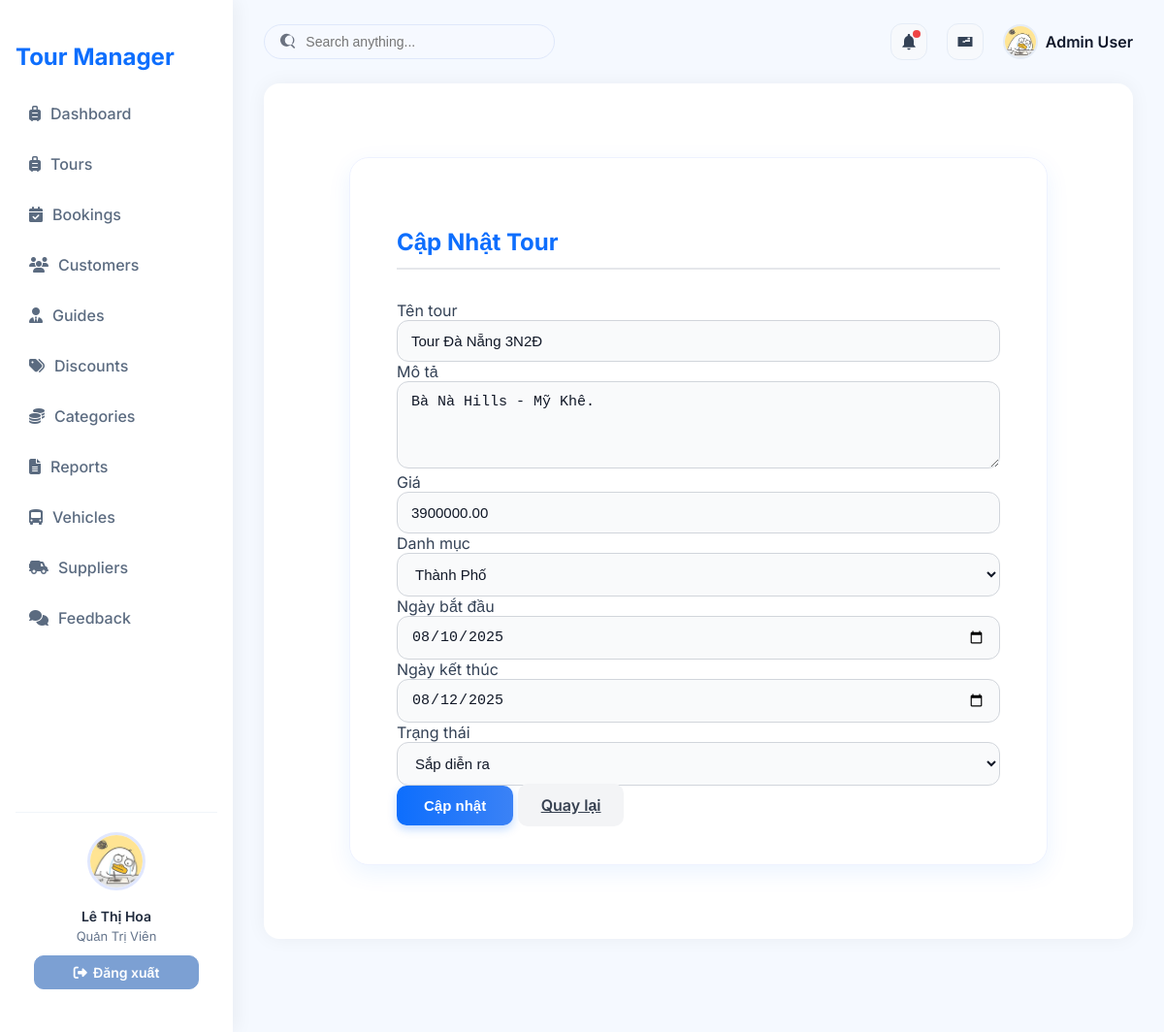
The app's page /?action=admin-updateTours&id=10 (signed in), older data.
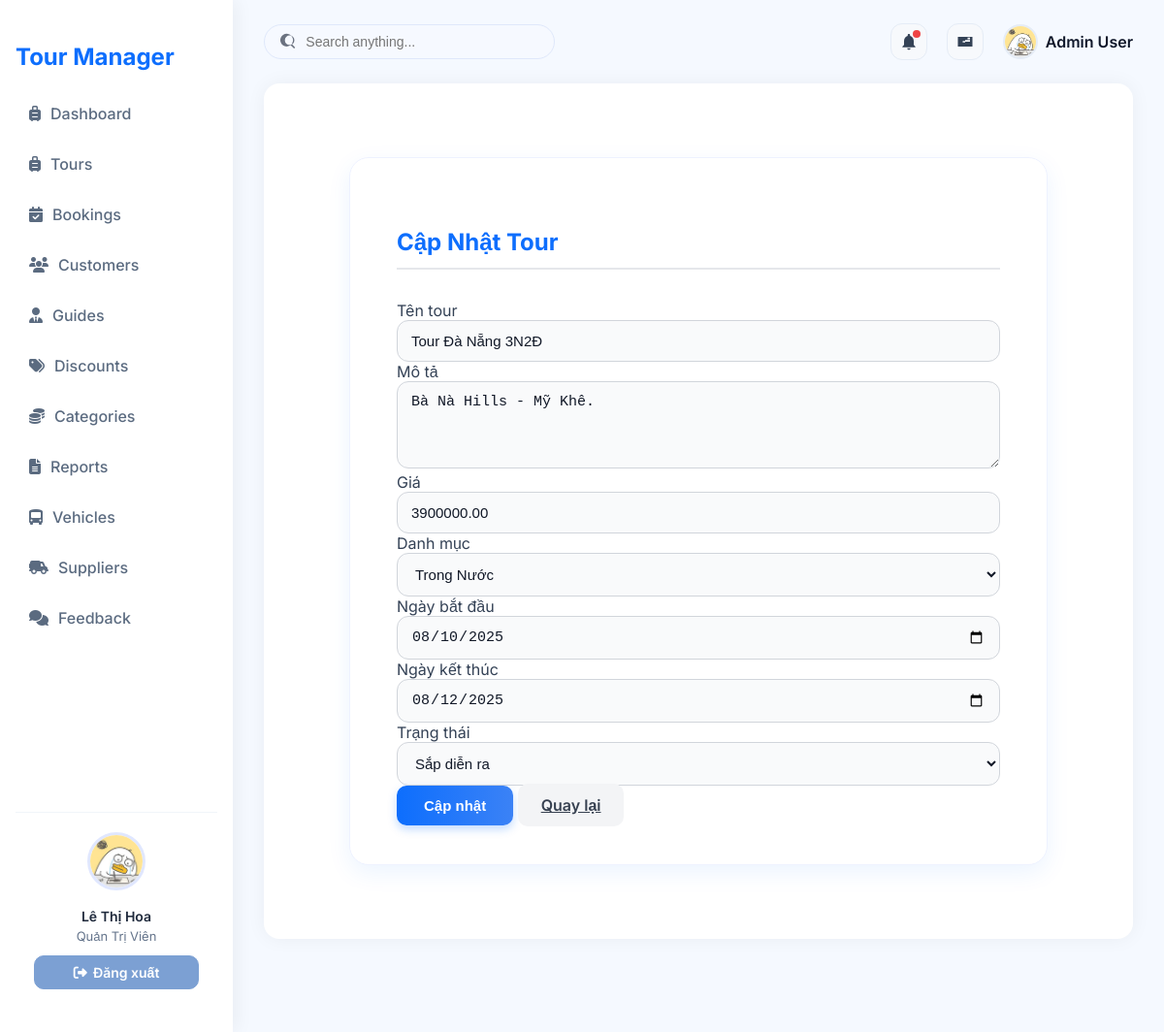
The same page, newer data.
### tables this page shows
CREATE TABLE `tours` (
  `tour_id` int NOT NULL,
  `tour_name` varchar(150) NOT NULL,
  `description` text,
  `price` decimal(12,2) DEFAULT NULL,
  `category_id` int DEFAULT NULL,
  `start_date` date DEFAULT NULL,
  `end_date` date DEFAULT NULL,
  `status` enum('upcoming','ongoing','finished') DEFAULT 'upcoming'
);

CREATE TABLE `categories` (
  `category_id` int NOT NULL,
  `category_name` varchar(100) DEFAULT NULL
);

### controllers/TourController.php (called while the page is built, shortened)
<?php
class TourController
{
    private $tourQuery;
    private $categoryModel;
    public function __construct()
    {
        $this->tourQuery = new ToursQuery();
        $this->categoryModel = new CategoryQuery();
    }
    public function updateTours($id)
    {
        $categories = $this->categoryModel->getAllCategories();
        $tour = $this->tourQuery->findTour($id);
        require './views/Tour/updateTour.php';
    }
}
?>

### routes/index.php (called while the page is built)
<?php
$action = $_GET['action'] ?? '/';
match ($action) {
    '/' => (new ProductController)->home(),
    'admin' => require './views/admin.php',
    'login'=>  (new AuthController)->login(),
    'logout'=>  (new AuthController)->logout(),
    'admin-listTours' => require './views/admin.php',
    'admin-createTours' => require './views/admin.php',
    'admin-updateTours' => require './views/admin.php',
    'admin-listUsers' => require './views/admin.php',
    'admin-createUsers' => require './views/admin.php',
    'admin-updateUsers' => require './views/admin.php',
    'admin-listCategory' => require './views/admin.php',
    'admin-createCategory' => require './views/admin.php',
    'admin-updateCategory' => require './views/admin.php',
    'admin-listCustomer' => require './views/admin.php',
    'admin-createCustomer' => require './views/admin.php',
    'admin-updateCustomer' => require './views/admin.php',
    'admin-listDiscount' => require './views/admin.php',
    'admin-createDiscount' => require './views/admin.php',
    'admin-updateDiscount' => require './views/admin.php',
    default => require './views/admin.php',
};

### index.php (called while the page is built, shortened)
<?php
spl_autoload_register(function ($class) {
    $fileName = "$class.php";
    $fileModel              = PATH_MODEL . $fileName;
});
require_once './routes/index.php';

### models/BaseModel.php (called while the page is built, shortened)
<?php
class BaseModel
{
    public function __construct()
    {
        $dsn = sprintf('mysql:host=%s;port=%s;dbname=%s;charset=utf8', DB_HOST, DB_PORT, DB_NAME);
        try {
            $this->pdo = new PDO($dsn, DB_USERNAME, DB_PASSWORD, DB_OPTIONS);
        } catch (PDOException $e) {
            die("Kết nối cơ sở dữ liệu thất bại: {$e->getMessage()}. Vui lòng thử lại sau.");
        }
    }
}

### models/ToursQuery.php (called while the page is built, shortened)
<?php
class ToursQuery extends BaseModel {
    public function findTour($id) {
        $sql = "SELECT t.*, c.category_name
                FROM tours t
                INNER JOIN categories c ON t.category_id = c.category_id
                WHERE t.tour_id = :id";
        $stmt = $this->pdo->prepare($sql);
        $stmt->bindParam(':id', $id);
        $stmt->execute();
        return $stmt->fetch(PDO::FETCH_ASSOC);
    }
}
?>

### models/CategoryQuery.php (called while the page is built, shortened)
<?php
class CategoryQuery extends BaseModel {
    public function getAllCategories() {
        $sql = "SELECT *
                FROM categories ";
        $stmt = $this->pdo->prepare($sql);
        $stmt->execute();
        return $stmt->fetchAll(PDO::FETCH_ASSOC);
    }
}
?>

### views/Tour/UpdateTour.php (the view, shortened to what the changed rows need)
<div class="admin-form-container">
    <div class="admin-form-card">
        <h4 class="form-title text-center mb-4">Cập Nhật Tour</h4>
        <form method="POST">
            <div class="mb-3">
                <label>Tên tour</label>
                <input type="text" name="tour_name" class="form-control"
                    value="<?= htmlspecialchars($tour['tour_name'] ?? '') ?>">
            </div>
            <div class="mb-3">
                <label>Mô tả</label>
                <textarea name="description" class="form-control" rows="3"
                    rows="3"><?= htmlspecialchars($tour['description'] ?? '') ?></textarea>
            </div>
            <div class="mb-3">
                <label>Giá</label>
                <input type="number" name="price" class="form-control"
                    value="<?= htmlspecialchars($tour['price'] ?? '') ?>">
            </div>
            <div class="mb-3">
                <label>Danh mục</label>
                <select name="category_id" class="form-select" required>
                    <?php foreach ($categories as $cat): ?>
                        <option value="<?= $cat['category_id'] ?>" <?= ($cat['category_id'] == $tour['category_id']) ? 'selected' : '' ?>>
                            <?= htmlspecialchars($cat['category_name']) ?>
                        </option>
                    <?php endforeach; ?>
                </select>
            </div>
            <div class="row">
                <div class="col-md-6 mb-3">
                    <label>Ngày bắt đầu</label>
                    <input type="date" name="start_date" class="form-control" value="<?= $tour['start_date'] ?>"
                        required>
                </div>
                <div class="col-md-6 mb-3">
                    <label>Ngày kết thúc</label>
                    <input type="date" name="end_date" class="form-control" value="<?= $tour['end_date'] ?>" required>
                </div>
            </div>
            <div class="mb-3">
                <label>Trạng thái</label>
                <select name="status" class="form-select">
                    <option value="upcoming" <?= ($tour['status'] == 'upcoming') ? 'selected' : '' ?>>Sắp diễn ra
                    </option>
                </select>
            </div>
            <div class="text-center">
                <button type="submit" class="btn btn-primary px-5">Cập nhật</button>
                <a href="?action=admin-listTours" class="btn btn-secondary ms-2 px-4">Quay lại</a>
            </div>
        </form>
    </div>
</div>

Row changes from the older to the newer data that the page shows:
changed tours "Tour Đà Nẵng 3N2Đ": category_id "Thành Phố" → "Trong Nước"
